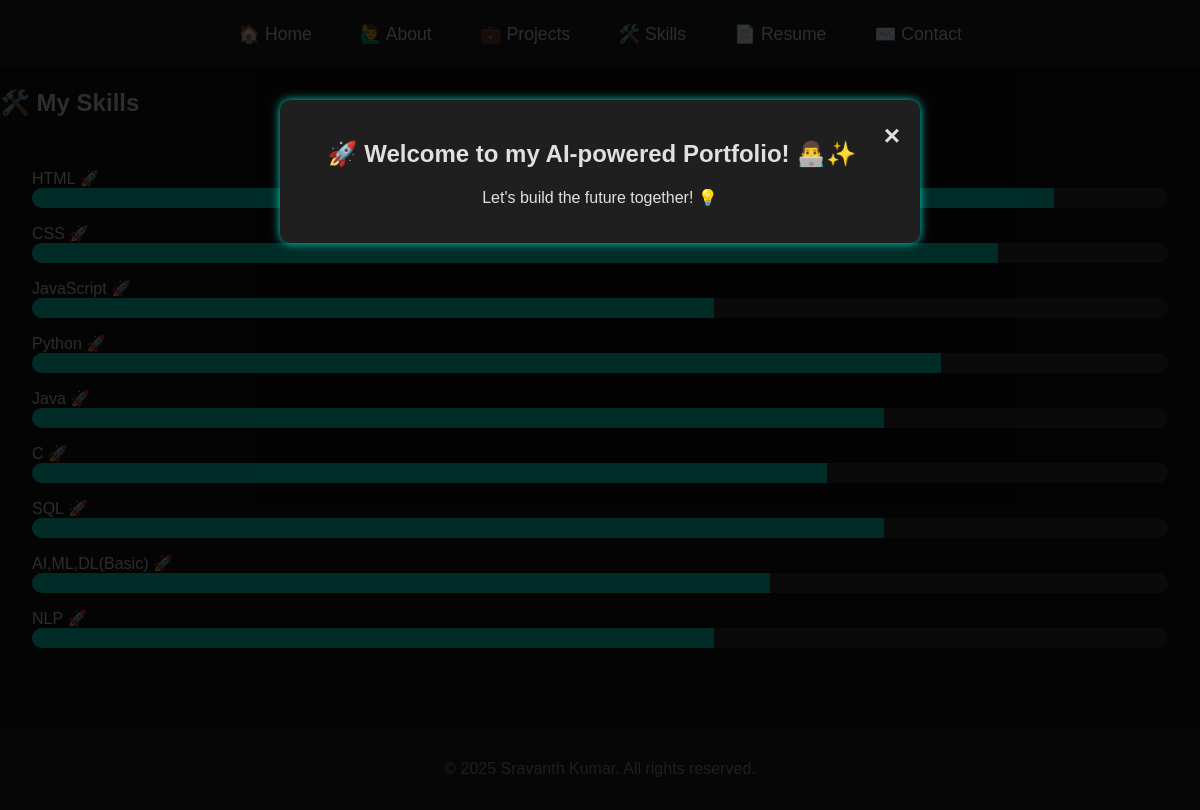
Screenshot of /skills/ with the database file from the repository.
### portfolio/models.py (models this page shows, shortened)
class Skill(models.Model):
    name = models.CharField(max_length=50)
    proficiency = models.IntegerField(help_text="Enter value from 0 to 100")  # Percentage

### portfolio/views.py (the view)
# urls.py: path('skills/', views.skills, name='skills'),
def skills(request):
    skills = Skill.objects.all()
    return render(request, 'skills.html', {'skills': skills, 'alert': ALERT_MESSAGE})

### portfolio/templates/skills.html (shortened to what this page needs)
{% extends 'base.html' %}
{% block content %}
    <h2>🛠️ My Skills</h2>
    <div class="skills-list">
        {% for skill in skills %}
            <div class="skill-item">
                <span>{{ skill.name }} 🚀</span>
                <div class="skill-bar">
                    <div class="skill-level" style="width: {{skill.proficiency}}%"></div>
                </div>
            </div>
        {% endfor %}
    </div>
{% endblock %}

### portfolio/templates/base.html (shortened to what this page needs)
{% load static %}
<!DOCTYPE html>
<html lang="en">
<head>
    <link rel="stylesheet" href="{% static 'css/style.css' %}">
</head>
<body>
    <div id="welcome-modal" class="modal">
      <div class="modal-content">
        <span class="close">&times;</span>
        <h2>🚀 Welcome to my AI-powered Portfolio! 👨‍💻✨</h2>
        <p>Let's build the future together! 💡</p>
      </div>
    </div>
    <nav>
        <a href="/">🏠 Home</a>
        <a href="/about/">🙋‍♂️ About</a>
        <a href="/projects/">💼 Projects</a>
        <a href="/skills/">🛠️ Skills</a>
        <a href="/resume/">📄 Resume</a>
        <a href="/contact/">✉️ Contact</a>
    </nav>
    <div class="content">
        {% block content %}{% endblock %}
    </div>
    <footer>
        <p>© 2025 Sravanth Kumar. All rights reserved.</p>
    </footer>
</body>
</html>

### portfolio/static/css/style.css (style rules this page uses)
body { background-color: #121212; color: #E0E0E0; font-family: 'Arial', sans-serif; margin: 0; padding: 0; }
nav { display: flex; justify-content: center; gap: 2rem; background-color: #1e1e1e; padding: 1rem; position: sticky; top: 0; z-index: 100; box-shadow: 0 2px 5px rgba(0,0,0,0.5); }
nav a { color: #E0E0E0; text-decoration: none; font-size: 1.1rem; position: relative; padding: 0.5rem; }
nav a::after { content: ''; display: block; width: 0; height: 2px; background: #03dac6; transition: width 0.3s; position: absolute; bottom: 0; left: 0; }
.modal { display: block; position: fixed; z-index: 200; padding-top: 100px; left: 0; top: 0; width: 100%; height: 100%; background-color: rgba(0,0,0,0.8); }
.modal-content { margin: auto; padding: 20px; background-color: #1F1F1F; border-radius: 10px; width: 50%; text-align: center; color: #E0E0E0; box-shadow: 0 0 10px #03dac6; }
.close { color: #E0E0E0; float: right; font-size: 28px; font-weight: bold; cursor: pointer; }
.skills-list { padding: 2rem; }
.skill-item { margin-bottom: 1rem; }
.skill-bar { width: 100%; background-color: #333; border-radius: 10px; overflow: hidden; }
.skill-level { height: 20px; background-color: #03dac6; animation: grow 2s ease-in-out; }
footer { text-align: center; padding: 1rem; background-color: #1e1e1e; color: #999; margin-top: 2rem; }

### rows the page displays
Skill: name "HTML"
Skill: name "CSS", proficiency 85 (drawn)
Skill: name "JavaScript", proficiency 60 (drawn)
Skill: name "Python", proficiency 80 (drawn)
Skill: name "Java", proficiency 75 (drawn)
Skill: name "C", proficiency 70 (drawn)
Skill: name "SQL", proficiency 75 (drawn)
Skill: name "AI,ML,DL(Basic)", proficiency 65 (drawn)
Skill: name "NLP", proficiency 60 (drawn)
